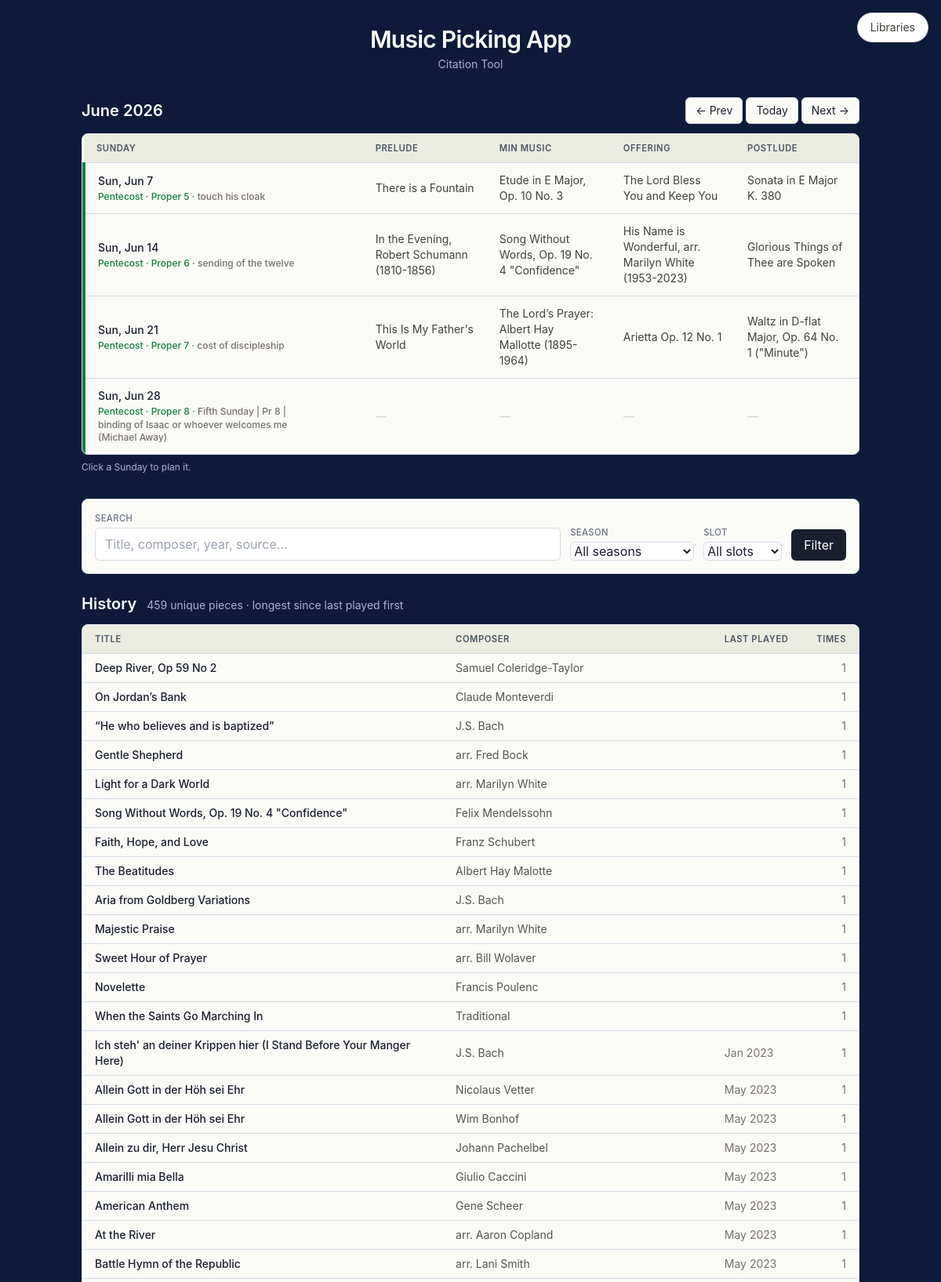
The page / (upper part) on the database its author committed.
### tables this page shows
CREATE TABLE pieces (
            id INTEGER PRIMARY KEY AUTOINCREMENT,
            season TEXT, lectionary_year TEXT, calendar_year INTEGER,
            date TEXT, occasion TEXT, slot TEXT, performer TEXT,
            chosen_by TEXT, title TEXT, composer TEXT, composer_dates TEXT,
            hymn_no TEXT, flag TEXT, source_file TEXT,
            status TEXT DEFAULT 'played'
        , library_only INTEGER DEFAULT 0, source_type TEXT, source_id INTEGER);

CREATE TABLE personal_library (
    id INTEGER PRIMARY KEY AUTOINCREMENT,
    title TEXT NOT NULL,
    composer TEXT,
    composer_dates TEXT,
    season TEXT,
    source_file TEXT,
    notes TEXT,
    active INTEGER DEFAULT 1
);

### music_picker/routes.py (the view)
@bp.route('/')
def index():
    season = request.args.get('season', '')
    slot = request.args.get('slot', '')
    search_q = request.args.get('q', '').strip()
    month_param = request.args.get('month', '')
    today = date_class.today()
    if month_param:
        try:
            y_str, m_str = month_param.split('-')
            view_year, view_month = int(y_str), int(m_str)
        except (ValueError, AttributeError):
            view_year, view_month = today.year, today.month
    else:
        view_year, view_month = today.year, today.month
    pmy, pmm = prev_month(view_year, view_month)
    nmy, nmm = next_month(view_year, view_month)
    sundays_list = []
    for d in sundays_in_month(view_year, view_month):
        summary = get_sunday_summary(d)
        sunday_season = season_for_date(d)
        sunday_liturgical = liturgical_name(d)
        theme_context = get_theme_for_date(
            d,
            liturgical_name=sunday_liturgical,
            season=sunday_season,
        )
        sundays_list.append({
            'iso': d.isoformat(),
            'display': d.strftime('%a, %b %-d'),
            'is_today': d == today,
            'is_past': d < today,
            'pieces': summary['pieces'],
            'occasion': summary['occasion'],
            'season': sunday_season,
            'liturgical': sunday_liturgical,
            'theme_context': theme_context,
        })
    unique_rows, count = get_repertoire_results(
        search_q=search_q,
        season=season,
        slot=slot,
        limit=None,
    )
    doc_status_rows = get_db().execute(
        "SELECT season_year, generated_at, last_synced_at FROM doc_paths ORDER BY season_year"
    ).fetchall()
    doc_status = {r['season_year']: dict(r) for r in doc_status_rows}
    return render_template(
        'index.html',
        rows=unique_rows,
        count=count,
        sundays=sundays_list,
        month_label=f"{MONTH_NAMES[view_month]} {view_year}",
        prev_month_iso=f"{pmy:04d}-{pmm:02d}",
        next_month_iso=f"{nmy:04d}-{nmm:02d}",
        seasons=SEASONS,
        slots=SLOTS,
        season=season,
        slot=slot,
        search_q=search_q,
        default_year=date_class.today().year,
        doc_status=doc_status,
        season_palette=season_palette,
    )

### music_picker/calendar_utils.py (called while the page is built)
def to_sortable_date(r):
    year = r['calendar_year'] or 0
    mon_str, _, day_str = (r['date'] or '').partition(' ')
    return (year, MONTHS.get(mon_str, 0), int(day_str) if day_str.isdigit() else 0)

def format_last_played(t):
    year, month, _ = t
    if not year:
        return ''
    return f"{['','Jan','Feb','Mar','Apr','May','Jun','Jul','Aug','Sep','Oct','Nov','Dec'][month]} {year}"

def sundays_in_month(year, month):
    _, last_day = monthrange(year, month)
    out = []
    for day in range(1, last_day + 1):
        d = date_class(year, month, day)
        if d.weekday() == 6:
            out.append(d)
    return out

def prev_month(year, month):
    if month == 1:
        return year - 1, 12
    return year, month - 1

def next_month(year, month):
    if month == 12:
        return year + 1, 1
    return year, month + 1

### music_picker/constants.py (called while the page is built)
def season_palette(season):
    return SEASON_COLORS.get(season, SEASON_COLORS['Pentecost'])

### music_picker/db.py (called while the page is built)
def get_db():
    if 'db' not in g:
        g.db = sqlite3.connect(current_app.config['DB_PATH'])
        g.db.row_factory = sqlite3.Row
    return g.db

### music_picker/liturgy.py (called while the page is built)
def _advent_sunday_1(year):
    christmas = date_class(year, 12, 25)
    days_back = (christmas.weekday() + 1) % 7 or 7
    fourth_advent = christmas - timedelta(days=days_back)
    return fourth_advent - timedelta(days=21)

def _epiphany_sunday(year):
    jan6 = date_class(year, 1, 6)
    wd = jan6.weekday()
    if wd == 6:
        return jan6
    return jan6 + timedelta(days=(6 - wd))

def _proper_number(d):
    proper_4_start = date_class(d.year, 5, 29)
    days = (d - proper_4_start).days
    if days < 0:
        return None
    return 4 + (days // 7)

### music_picker/services.py (called while the page is built)
def is_library(r):
    try:
        return bool(r['library_only'])
    except (KeyError, IndexError):
        return False

def get_sunday_summary(d):
    date_str = f'{MONTHS_REV[d.month]} {d.day:02d}'
    rows = get_db().execute(
        "SELECT * FROM pieces WHERE calendar_year=? AND date=?",
        (d.year, date_str),
    ).fetchall()
    pieces = {s: '' for s in SLOTS}
    occasion = ''
    for r in rows:
        if is_library(r):
            continue
        if r['slot'] in SLOTS and r['chosen_by'] == 'Michael':
            pieces[r['slot']] = r['title']
        if r['occasion'] and not occasion:
            occasion = r['occasion']
    return {'pieces': pieces, 'occasion': occasion}

### music_picker/themes.py (called while the page is built)
def _lectionary_year(d: date_class) -> str:
    cycle_year = d.year if d >= _advent_1(d.year) else d.year - 1
    return {0: "A", 1: "B", 2: "C"}[cycle_year % 3]

### music_picker/templates/index.html (shortened to what this page needs)
<!doctype html>
<html lang="en">
<head>
  <script src="https://cdn.tailwindcss.com"></script>
</head>
<body>
  <div class="fixed top-4 right-4 z-50">
    <a href="{{ url_for('main.libraries') }}" class="inline-block rounded-full bg-white border border-stone-300 shadow-sm px-4 py-2 text-sm text-stone-700 hover:bg-stone-100">
      Libraries
    </a>
  </div>
<div class="max-w-5xl mx-auto px-4 py-8">
  <header class="mb-8 text-center">
    <h1 class="text-3xl font-semibold tracking-tight text-on-dark">Music Picking App</h1>
    <p class="text-on-dark-muted mt-1 text-sm">Citation Tool</p>
  </header>
  <section class="mb-8">
    <div class="flex items-center justify-between mb-3">
      <h2 class="text-xl font-semibold text-on-dark">{{ month_label }}</h2>
      <div class="flex items-center gap-1">
        <a href="/?month={{ prev_month_iso }}" class="btn-secondary text-sm" title="Previous month">← Prev</a>
        <a href="/" class="btn-secondary text-sm">Today</a>
        <a href="/?month={{ next_month_iso }}" class="btn-secondary text-sm" title="Next month">Next → </a>
      </div>
    </div>
    <div class="card overflow-hidden hidden lg:block">
      <div class="overflow-x-auto -mx-1 px-1">
        <table class="w-full min-w-[920px] table-fixed text-sm">
          <colgroup>
            <col class="w-[36%]">
            <col class="w-[16%]">
            <col class="w-[16%]">
            <col class="w-[16%]">
            <col class="w-[16%]">
          </colgroup>
          <thead>
            <tr>
              <th class="text-left px-4 py-2 w-[36%]">Sunday</th>
              <th class="text-left px-4 py-2 w-[16%]">Prelude</th>
              <th class="text-left px-4 py-2 w-[16%]">Min Music</th>
              <th class="text-left px-4 py-2 w-[16%]">Offering</th>
              <th class="text-left px-4 py-2 w-[16%]">Postlude</th>
            </tr>
          </thead>
          <tbody>
            {% for s in sundays %}
            {% set p = season_palette(s.season) %}
            <tr class="cursor-pointer{% if s.is_past %} opacity-60{% endif %}"
                style="border-left: 4px solid {{ p.accent }};"
                onclick="window.location='/plan/{{ s.iso }}'">
              <td class="px-4 py-3 font-medium align-middle whitespace-normal break-words">
                <a href="/plan/{{ s.iso }}" class="link {% if s.is_today %}font-semibold{% endif %}" {% if s.is_today %}style="color: {{ p.accent }};"{% endif %}>
                  {{ s.display }}{% if s.is_today %} · today{% endif %}
                </a>
                <div class="text-xs mt-0.5 max-w-[34ch] whitespace-normal break-words leading-snug overflow-hidden" style="color: {{ p.accent }};">
                  {{ p.label }}{% if s.liturgical %} · {{ s.liturgical }}{% endif %}
                  {% if s.theme_context and s.theme_context.theme %}
                    · <span class="text-stone-500">{{ s.theme_context.theme }}</span>
                  {% elif s.occasion %}
                    · <span class="text-stone-500">{{ s.occasion }}</span>
                  {% elif s.theme_context and s.theme_context.planning_note %}
                    · <span class="text-stone-500">{{ s.theme_context.planning_note }}</span>
                  {% endif %}
                </div>
              </td>
              {% for slot in ['Prelude', 'Min Music', 'Offering', 'Postlude'] %}
                <td class="px-4 py-3 text-stone-700 align-middle whitespace-normal break-words">
                  {% if s.pieces[slot] %}{{ s.pieces[slot] }}{% else %}<span class="text-stone-300">—</span>{% endif %}
                </td>
              {% endfor %}
            </tr>
            {% endfor %}
          </tbody>
        </table>
      </div>
    </div>
    <p class="text-xs text-on-dark-muted mt-2">Click a Sunday to plan it.</p>
  </section>
  <form method="get" class="card flex flex-wrap items-end gap-3 mb-6 p-4">
    <div class="flex-1 min-w-[200px]">
      <label class="label-tiny block mb-1">Search</label>
      <input type="text" name="q" value="{{ search_q or '' }}" placeholder="Title, composer, year, source…" class="w-full">
    </div>
    <div>
      <label class="label-tiny block mb-1">Season</label>
      <select name="season">
        <option value="">All seasons</option>
      </select>
    </div>
    <div>
      <label class="label-tiny block mb-1">Slot</label>
      <select name="slot">
        <option value="">All slots</option>
      </select>
    </div>
    <button type="submit" class="btn-dark">Filter</button>
  </form>
  <section class="mb-8">
    <h2 class="text-xl font-semibold text-on-dark mb-3">
      History
      <span class="text-on-dark-muted text-sm font-normal ml-2">{{ count }} unique pieces{% if search_q or season or slot %} matching filters{% endif %} · longest since last played first</span>
    </h2>
    <div class="card overflow-hidden">
      <table class="w-full text-sm">
        <thead><tr><th class="text-left px-4 py-2">Title</th><th class="text-left px-4 py-2">Composer</th><th class="text-left px-4 py-2">Last played</th><th class="text-right px-4 py-2">Times</th></tr></thead>
        <tbody>
          {% for r in rows %}
          <tr>
            <td class="px-4 py-2">
              <a href="/piece/{{ r.title | urlencode }}" class="font-medium link">{{ r.title }}</a>
            </td>
            <td class="px-4 py-2 text-stone-600">{{ r.composer }}</td>
            <td class="px-4 py-2 text-stone-500 whitespace-nowrap">
              {% if r.library %}<span class="italic text-stone-400">never played</span>{% else %}{{ r.last_played_str }}{% endif %}
            </td>
            <td class="px-4 py-2 text-right text-stone-500">{{ r.times }}</td>
          </tr>
          {% endfor %}
        </tbody>
      </table>
    </div>
  </section>
</div>
</body>
</html>

### music_picker/templates/index.html (style rules this page uses)
:root { --bg-page: #0d1a3a; --bg-page-edge: #081f62; --bg-card: #fafaf7; --bg-card-hover: #f3f4ed; --bg-card-subtle: #ebede2; --border-card: #d8dbe8; --text-on-dark: #fefefe; --text-on-dark-muted: #aab2cc; --text-primary: #1a1f2e; --text-secondary: #4b5563; --text-muted: #6b7280; --text-faint: #9ca3af; --accent-action: #b45309; --accent-action-hover: #92400e; --accent-action-soft-bg: #fef3c7; --season-advent: #7c3aed; --season-advent-bg: #f5f3ff; --season-epiphany: #0891b2; --season-epiphany-bg: #ecfeff; --season-lent: #6b21a8; --season-lent-bg: #faf5ff; --season-easter: #b45309; --season-easter-bg: #fef3c7; --season-pentecost:#15803d; --season-pentecost-bg:#f0fdf4; --library-fg: #92400e; --library-bg: #fef3c7; --library-border: #fde68a; --notice-success-bg: #d1fae5; --notice-success-fg: #065f46; --notice-success-border: #6ee7b7; --notice-warn-bg: #fef3c7; --notice-warn-fg: #78350f; --notice-warn-border: #fcd34d; --danger-fg: #b91c1c; --danger-bg: #fee2e2; --danger-border: #fca5a5; }
body { font-family: -apple-system, BlinkMacSystemFont, 'Segoe UI', sans-serif; background: var(--bg-page); color: var(--text-primary); min-height: 100vh; }
.card { background: var(--bg-card); border: 1px solid var(--border-card); border-radius: 0.5rem; }
.text-on-dark { color: var(--text-on-dark); }
.text-on-dark-muted { color: var(--text-on-dark-muted); }
.btn-secondary { background: var(--bg-card); color: var(--text-primary); border: 1px solid var(--border-card); padding: 0.375rem 0.75rem; border-radius: 0.375rem; display: inline-block; transition: background 0.15s; }
.btn-dark { background: var(--text-primary); color: var(--text-on-dark); padding: 0.5rem 1rem; border-radius: 0.375rem; display: inline-block; }
table thead th { background: var(--bg-card-subtle); color: var(--text-secondary); font-size: 0.7rem; text-transform: uppercase; letter-spacing: 0.05em; font-weight: 600; }
tbody tr { transition: background 0.1s; }
tbody tr td { border-top: 1px solid var(--border-card); }
a.link { color: var(--text-primary); }
input[type="text"], input[type="number"], select, textarea { background: #fff; border: 1px solid var(--border-card); color: var(--text-primary); border-radius: 0.375rem; padding: 0.5rem 0.75rem; }
.label-tiny { font-size: 0.7rem; font-weight: 500; color: var(--text-muted); text-transform: uppercase; letter-spacing: 0.04em; }

### rows shown on the page
pieces: display "Sun, Jun 7", label "Pentecost", liturgical "Proper 5", theme_context.theme "touch his cloak", title "There is a Fountain" "Etude in E Major, Op. 10 No. 3" "The Lord Bless You and Keep You" "Sonata in E Major K. 380"
pieces: display "Sun, Jun 14", label "Pentecost", liturgical "Proper 6", theme_context.theme "sending of the twelve", title "In the Evening, Robert Schumann (1810-1856)" "Song Without Words, Op. 19 No. 4 \"Confidence\"" "His Name is Wonderful, arr. Marilyn White (1953-2023)" "Glorious Things of Thee are Spoken"
pieces: display "Sun, Jun 21", label "Pentecost", liturgical "Proper 7", theme_context.theme "cost of discipleship", title "This Is My Father's World" "The Lord’s Prayer: Albert Hay Mallotte (1895-1964)" "Arietta Op. 12 No. 1" "Waltz in D-flat Major, Op. 64 No. 1 (\"Minute\")"
personal_library: title "Deep River, Op 59 No 2", composer "Samuel Coleridge-Taylor", times "1"
personal_library: title "On Jordan’s Bank", composer "Claude Monteverdi", times "1"
personal_library: title "“He who believes and is baptized”", composer "J.S. Bach", times "1"
personal_library: title "Gentle Shepherd", composer "arr. Fred Bock", times "1"
personal_library: title "Light for a Dark World", composer "arr. Marilyn White", times "1"
personal_library: title "Song Without Words, Op. 19 No. 4 \"Confidence\"", composer "Felix Mendelssohn", times "1"
personal_library: title "Faith, Hope, and Love", composer "Franz Schubert", times "1"
personal_library: title "The Beatitudes", composer "Albert Hay Malotte", times "1"
personal_library: title "Aria from Goldberg Variations", composer "J.S. Bach", times "1"
personal_library: title "Majestic Praise", composer "arr. Marilyn White", times "1"
personal_library: title "Sweet Hour of Prayer", composer "arr. Bill Wolaver", times "1"
personal_library: title "Novelette", composer "Francis Poulenc", times "1"
personal_library: title "When the Saints Go Marching In", composer "Traditional", times "1"
personal_library: title "Ich steh' an deiner Krippen hier (I Stand Before Your Manger Here)", composer "J.S. Bach", last_played_str "Jan 2023", times "1"
personal_library: title "Allein Gott in der Höh sei Ehr", composer "Nicolaus Vetter", last_played_str "May 2023", times "1"
personal_library: title "Allein Gott in der Höh sei Ehr", composer "Wim Bonhof", last_played_str "May 2023", times "1"
personal_library: title "Allein zu dir, Herr Jesu Christ", composer "Johann Pachelbel", last_played_str "May 2023", times "1"
personal_library: title "Amarilli mia Bella", composer "Giulio Caccini", last_played_str "May 2023", times "1"
personal_library: title "American Anthem", composer "Gene Scheer", last_played_str "May 2023", times "1"
personal_library: title "At the River", composer "arr. Aaron Copland", last_played_str "May 2023", times "1"
personal_library: title "Battle Hymn of the Republic", composer "arr. Lani Smith", last_played_str "May 2023", times "1"

### other values the page prints
{{ month_label }} "June 2026"
{{ s.display }} "Sun, Jun 28"
{{ p.label }} "Pentecost"
{{ s.liturgical }} "Proper 8"
{{ s.theme_context.planning_note }} "Fifth Sunday | Pr 8 | binding of Isaac or whoever welcomes me (Michael Away)"
{{ count }} "459"
